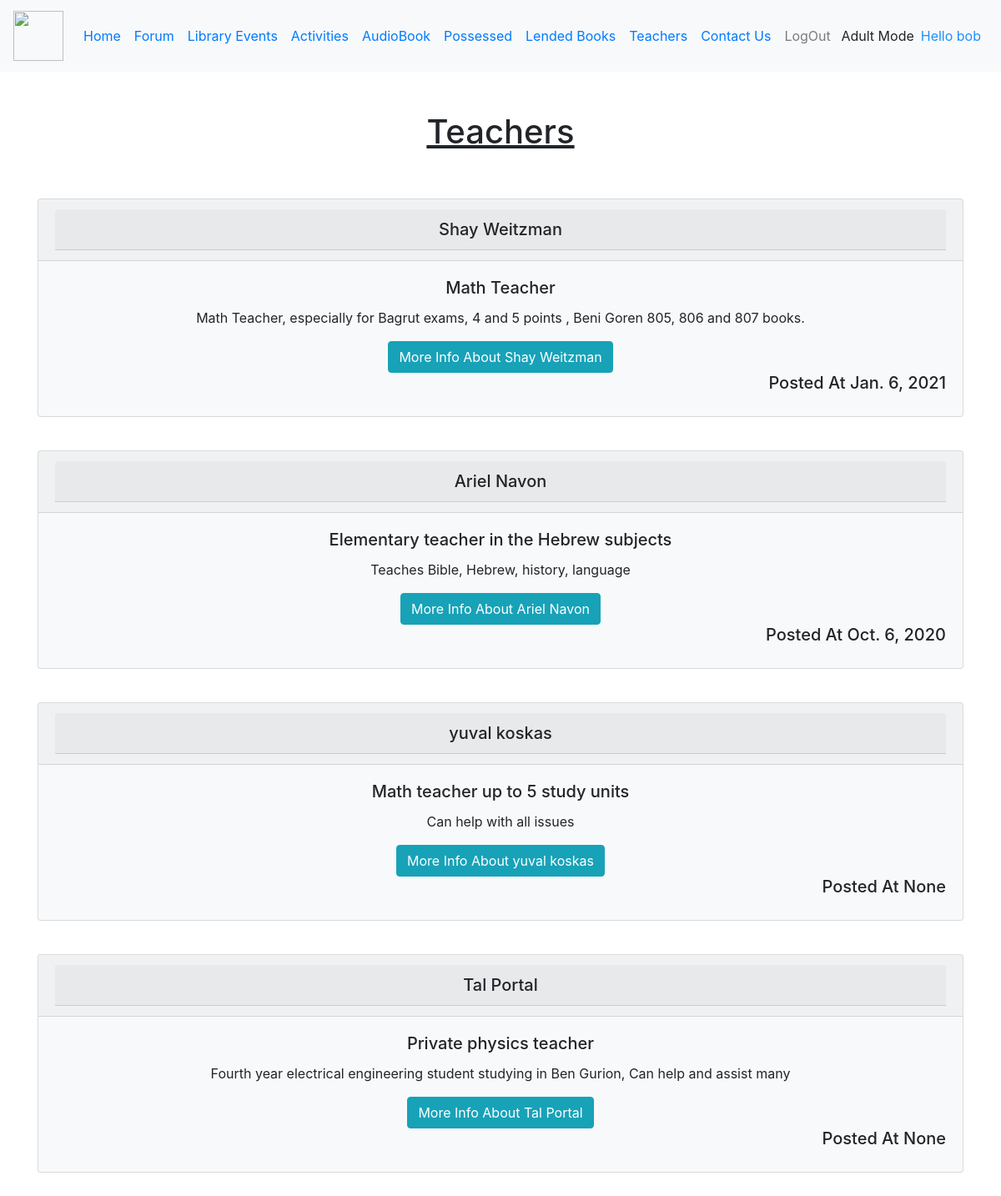
Screenshot of /Me/Student/Teachers/ (signed in) with the database file from the repository.
### teachers/models.py (models this page shows, shortened)
class Teacher(models.Model):
    title = models.CharField(max_length=150)
    description = models.TextField(max_length=500)
    HourRate = models.IntegerField(null=True, default='25')
    email= models.EmailField(null=True,default=None)
    About = models.TextField(max_length=500,null=True, default='None')
    Teacher_Name= models.CharField(max_length=40,null=True, default=None)
    Teacher_date = models.DateField(blank=True, null=True, default=None)
    METHOD_CHOICES = (
        ('Zoom', 'Zoom'), ('Frontal', 'Frontal'),
    )
    LessonMethod= models.CharField(default=True, max_length=100, choices=METHOD_CHOICES)

### teachers/views.py (the view)
# urls.py: path('Student/Teachers/', teachersviews.teachers, name="teachers"),
@login_required
def teachers(request):
    teachers1=Teacher.objects.all()
    teachers1 =teachers1.order_by('-Teacher_date')
    return render(request,'teachers/teachers.html',{'teachers':teachers1})

### book_catalog/templates/teachers/teachers.html (shortened to what this page needs)
{% extends "mepage/student/stylestudent.html" %}
{% block content %}
<link rel="stylesheet" href="https://cdn.jsdelivr.net/npm/bootstrap@4.5.3/dist/css/bootstrap.min.css">
<div class="container text-center">
<br><br>
    <h1><u>Teachers</u></h1>
<br><br>
    {% for teacher in teachers %}
        <div class="card bg-light mb-3" style="max-width: 100rem;">
            <div class="card-header">
            <h5 class="card-header">{{ teacher.Teacher_Name }}</h5>
            </div>
            <div class="card-body">
                <h5 class="card-title">{{ teacher.title }}</h5>
                <p class="card-text">{{ teacher.description }}</p>
                <a href="{% url 'teachercard' teacher.id %}" class="btn btn-info"> More Info About {{ teacher.Teacher_Name }}</a>
                <h5 align="right">Posted At {{ teacher.Teacher_date }} </h5>
            </div>
        </div><br>
    {% endfor %}
{% endblock %}

### book_catalog/templates/mepage/student/stylestudent.html (shortened to what this page needs)
<!doctype html>
<html lang="en">
  <head>
  {% load static %}
<link rel="stylesheet" href="https://cdn.jsdelivr.net/npm/bootstrap@4.5.3/dist/css/bootstrap.min.css">
  </head>
<nav class="navbar navbar-expand-lg navbar-light bg-light sticky-top">
    {% load static %}
<a class="navbar-brand" href="{% url "homepage" %}"><img src="{% static 'book_catalog/defult.png' %}" height="60" width="60" href="{% url "homepage" %}"></a>
  <div class="collapse navbar-collapse" id="navbarSupportedContent">
    <ul class="navbar-nav mr-auto">
      <li class="nav-item active">
        <a class="nav-link text-primary" href="{% url "homepage" %}">Home <span class="sr-only" href="{% url "homepage" %}">home</span></a>
      </li>
      <li class="nav-item"  href="{% url "mestudent" %}">
        <a class="nav-link text-primary text size-12" href="{% url "Forum" %}">Forum</a>
      </li>
      <li class="nav-item" href="{% url "mestudentevents" %}">
        <a class="nav-link text-primary" href="{% url 'mestudentevents' %}">Library Events</a>
      </li>
    <li class="nav-item" href="{% url "activity" %}">
        <a class="nav-link text-primary" href="{% url 'activity' %}">Activities</a>
      </li>
    <li class="nav-item" href="{% url "audobooks" %}">
        <a class="nav-link text-primary" href="{% url 'audobooks' %}">AudioBook</a>
      </li>
        {% if user.is_authenticated %}
            <li class="nav-item"  href="{% url "mestudentpossesses" %}">
        <a class="nav-link text-primary text size-12" href="{% url "mestudentpossesses" %}">Possessed</a>
      </li>
            <li class="nav-item" href="{% url "melendedbooks" %}">
        <a class="nav-link text-primary" href="{% url 'melendedbooks' %}">Lended Books</a>
      </li>
            <li class="nav-item" href="{% url "teachers" %}">
        <a class="nav-link text-primary" href="{% url 'teachers' %}">Teachers</a>
      </li>
            <li class="nav-item" href="{% url "contact" %}">
        <a class="nav-link text-primary" href="{% url 'contact' %}">Contact Us</a>
      </li>
            <li class="nav-item"  href="{% url "logoutuser" %}">
        <a href="#" onclick="$('#signOutBtn').click()" class="nav-link">LogOut</a>
      </li>
        {% endif %}
     </ul>
  <form class="form-inline">
     {% if user.student %}
          <h7 style="text-align:center">Student Mode </h7> &ensp;
      {% elif user.adult %}
      <h7 style="text-align:center">Adult Mode </h7> &ensp;
      {% elif user.superuser %}
      <h7 style="text-align:center">Admin Mode </h7> &ensp;
{% endif %}
      </form>
  <form class="form-inline">
      {% if user.is_authenticated %}
          <h7 style="color: dodgerblue">Hello {{ user.username }} </h7> &ensp;
{% endif %}
  </form>
  </div>
</nav>
{%  block content %}{% endblock %}
</html>

### rows the page displays
Teacher: Teacher_Name "Shay Weitzman", title "Math Teacher", description "Math Teacher, especially for Bagrut exams, 4 and 5 points , Beni Goren 805, 806 and 807 books.", Teacher_date "Jan. 6, 2021"
Teacher: Teacher_Name "Ariel Navon", title "Elementary teacher in the Hebrew subjects", description "Teaches Bible, Hebrew, history, language", Teacher_date "Oct. 6, 2020"
Teacher: Teacher_Name "yuval koskas", title "Math teacher up to 5 study units", description "Can help with all issues", Teacher_date "None"
Teacher: Teacher_Name "Tal Portal", title "Private physics teacher", description "Fourth year electrical engineering student studying in Ben Gurion, Can help and assist many", Teacher_date "None"

### other values shown
{{ user.username }} "bob"
